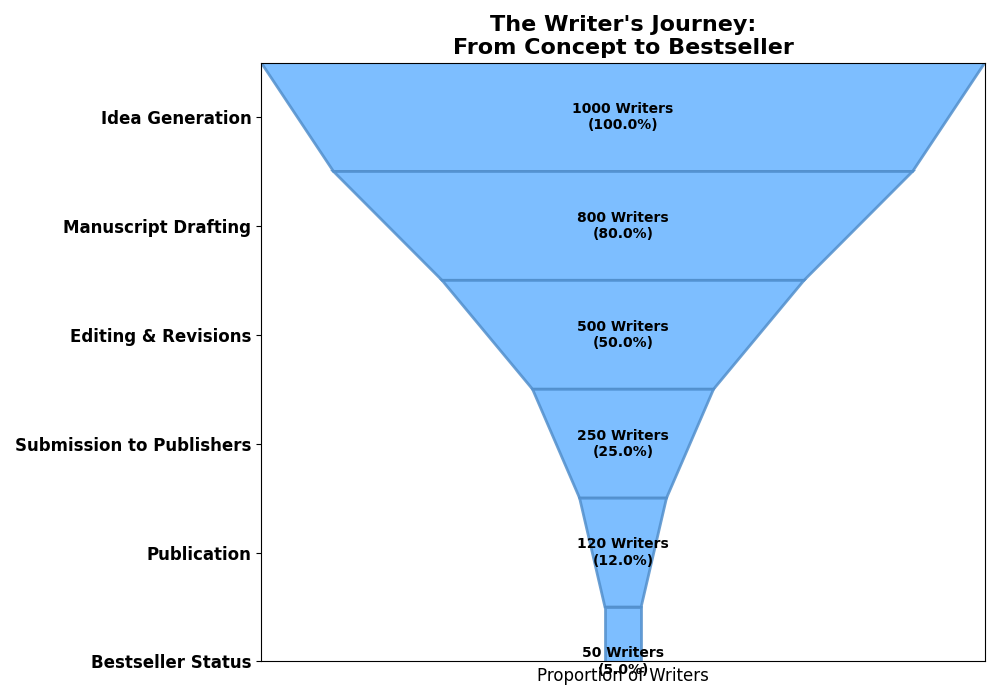

The script that drew this image:
import matplotlib.pyplot as plt
from matplotlib.colors import hex2color
from matplotlib.patches import Polygon
import numpy as np

# Define the stages and number of writers
stages = ['Idea Generation', 'Manuscript Drafting', 'Editing & Revisions', 
          'Submission to Publishers', 'Publication', 'Bestseller Status']
writers = [1000, 800, 500, 250, 120, 50]

# Calculate the width ratio for each stage based on the number of writers
widths = [w / max(writers) for w in writers]

# Calculate positions for each polygon to create a funnel effect
polygon_points = []
for i, width in enumerate(widths):
    bottom_width = width if i == len(widths) - 1 else widths[i + 1]
    top_left = ((1 - width) / 2, i)
    top_right = ((1 + width) / 2, i)
    bottom_left = ((1 - bottom_width) / 2, i + 1)
    bottom_right = ((1 + bottom_width) / 2, i + 1)
    polygon_points.append([top_left, top_right, bottom_right, bottom_left])

# Plotting the funnel chart
fig, ax = plt.subplots(figsize=(10, 7))
single_color = '#66b3ff'  # Consistent color across all stages

for i, points in enumerate(polygon_points):
    edge_color = tuple(map(lambda x: x * 0.8, hex2color(single_color))) + (1,)
    funnel_polygon = Polygon(points, closed=True, facecolor=single_color, edgecolor=edge_color, linewidth=2, alpha=0.85)
    ax.add_patch(funnel_polygon)
    
    # Adding the number of writers and percentage of total
    percentage = (writers[i] / writers[0]) * 100
    ax.text(0.5, i + 0.5, f'{writers[i]} Writers\n({percentage:.1f}%)', va='center', ha='center', fontsize=10, color='black', fontweight='bold')

# Adding labels for stages
ax.set_yticks([i + 0.5 for i in range(len(stages))])
ax.set_yticklabels(stages, fontsize=12, fontweight='bold', ha='right')
ax.invert_yaxis()  # Invert y axis to have the first stage at the top

# Titles and labels
plt.title("The Writer's Journey:\nFrom Concept to Bestseller", fontsize=16, fontweight='bold')
plt.xlabel('Proportion of Writers', fontsize=12)

# Removing the x-axis ticks and labels for cleanliness
ax.set_xticks([])
ax.set_xlim(0, 1)

# Optimize layout
plt.tight_layout()

# Display the funnel chart
plt.show()
